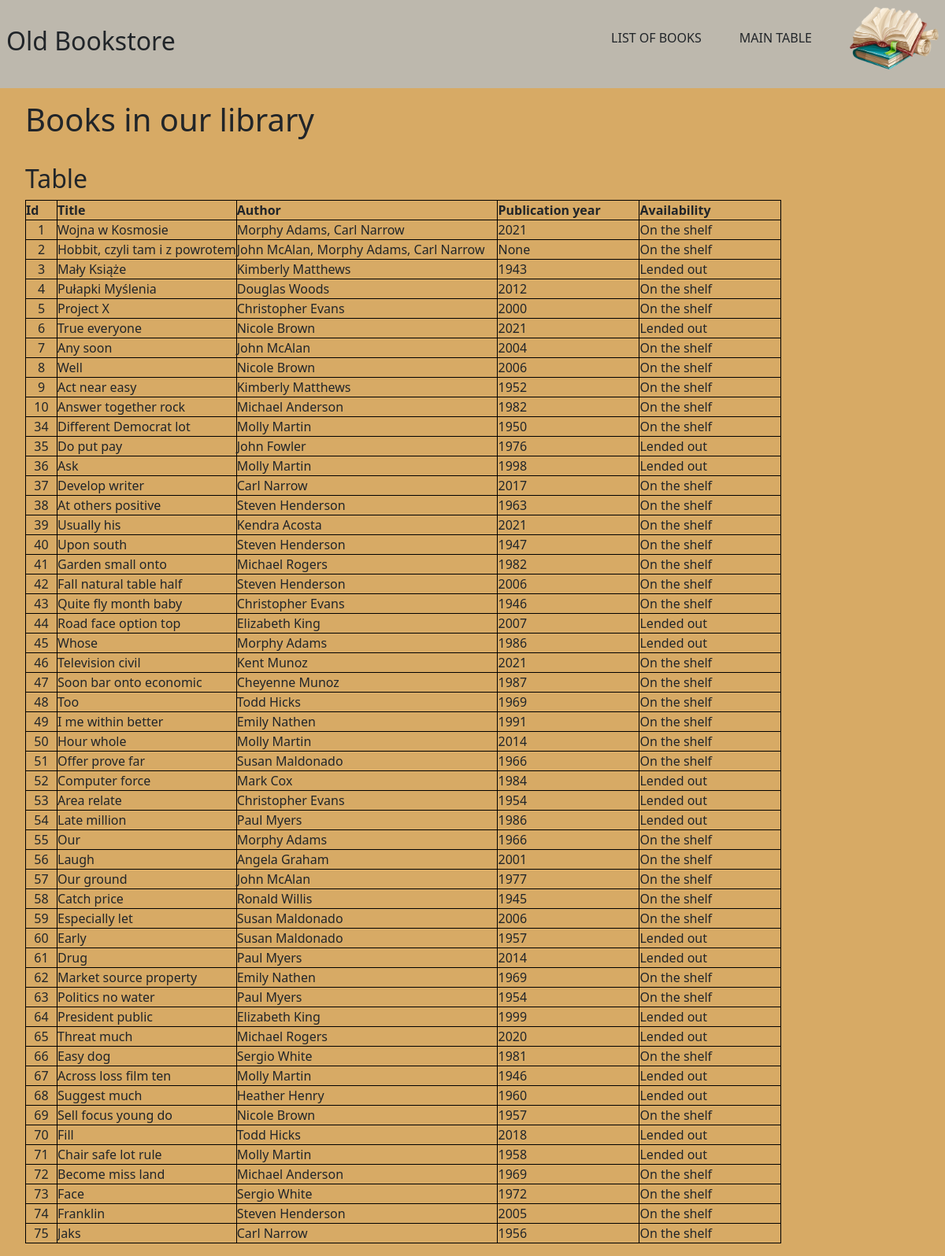
Before: /books/table with the older database file.
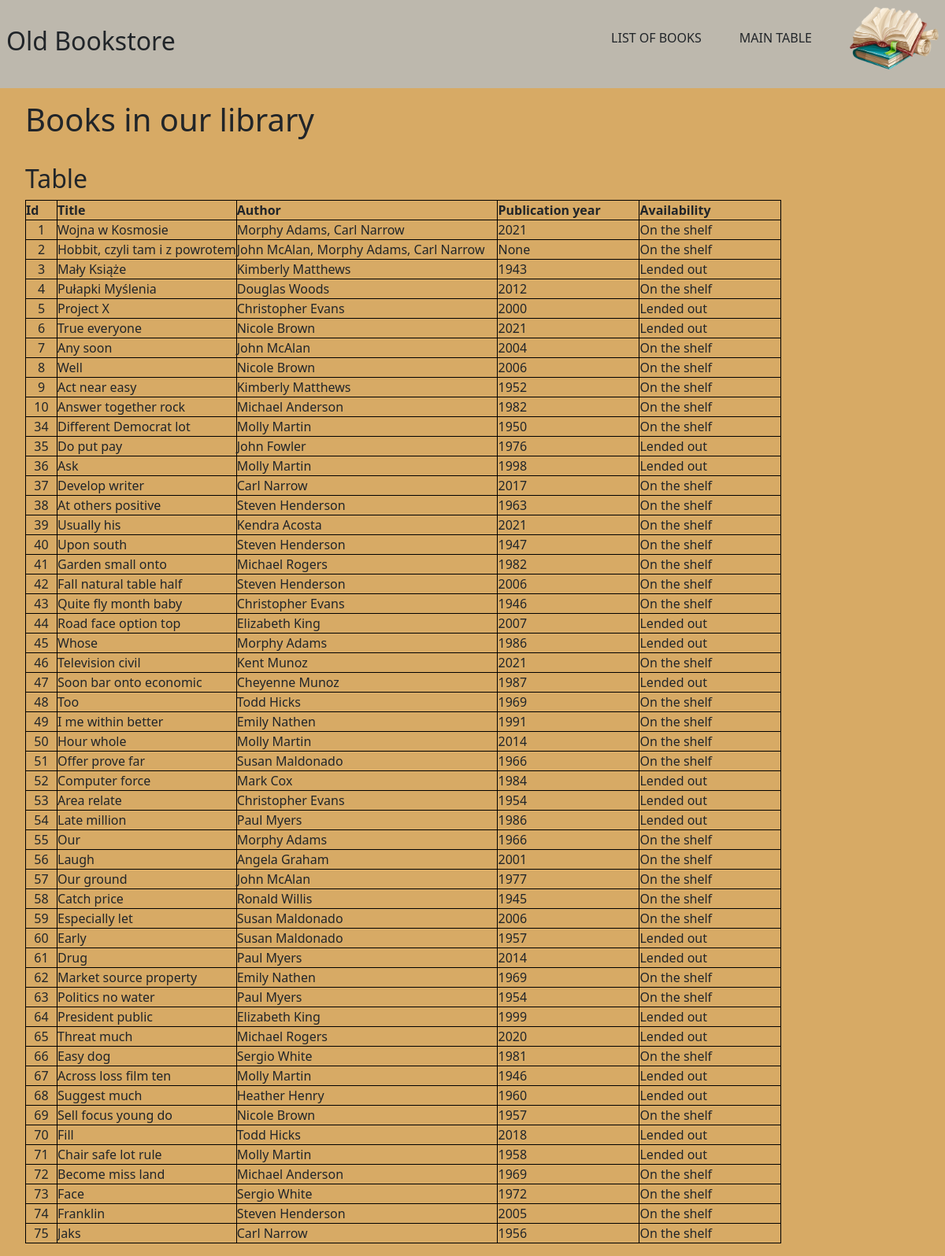
After: the same page with the newer database file.
### books/models.py (models this page shows, shortened)
class Book(Timestamp):
  title = models.CharField(max_length=255)
  description = models.TextField(max_length=1500)
  available = models.BooleanField(default=True)
  publication_year = models.SmallIntegerField(help_text="Please use this format 'YYYY'", blank=True, null=True)
  authors = models.ManyToManyField(Author, related_name="books")
  tags = models.ManyToManyField("tags.Tag", blank=True, related_name="books")
  image = models.ImageField(upload_to='books/covers/%Y/%m/%d', blank=True, null=True)

### books/views.py (the view)
# urls.py: path('table', books_table, name='table'),
def books_table(request):
  books = Book.objects.all()
  context = {'books': books}
  return render(request, 'books/books_table.html', context)

### books/templates/books/books_table.html (shortened to what this page needs)
{% extends "books/layout.html" %}
{% block body %}
<div class="container">
  <h1>Books in our library</h1>
  <br>
  <h2>Table</h2>
  <table>
    <tr>
      <th class="table__header-id">Id</th>
      <th>Title</th>
      <th>Author</th>
      <th>Publication year</th>
      <th>Availability</th>
    </tr>
    {% for book in books %}
        <tr class="table__row--marked">
            <td class="table__column--id">{{ book.id }}</td>
            <td class="table__column--title">
              <a href="{{ book.id }}">{{ book.title }}</a>
            </td>
            <td class="table__column--author">
              {% for author in book.authors.all %}
                {% if author == book.authors.all.last %}
                  {{ author.name }}
                {% else %}
                  {{ author.name }},
                {% endif %}
              {% endfor %}
            </td>
            <td>{{ book.publication_year }}</td>
            {% if book.available == True %}
              <td>On the shelf</td>
            {% else %}
              <td>Lended out</td>
            {% endif %}
        </tr>
    {% endfor %}
  </table>
</div>
{% endblock %}

Changed rows visible on the page:
changed Book "Project X": available "On the shelf" → "Lended out"
changed Book "Soon bar onto economic": available "On the shelf" → "Lended out"
